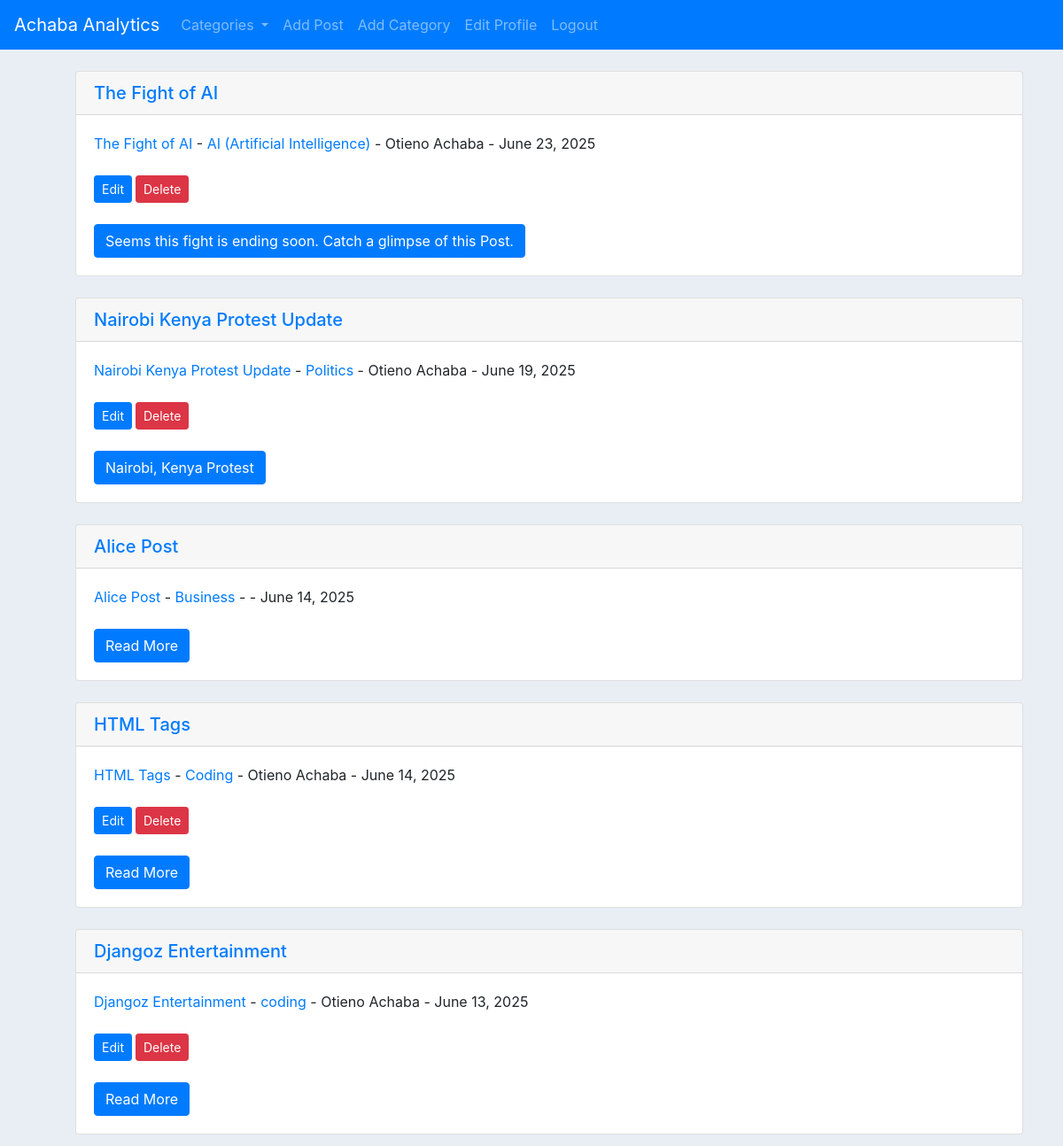
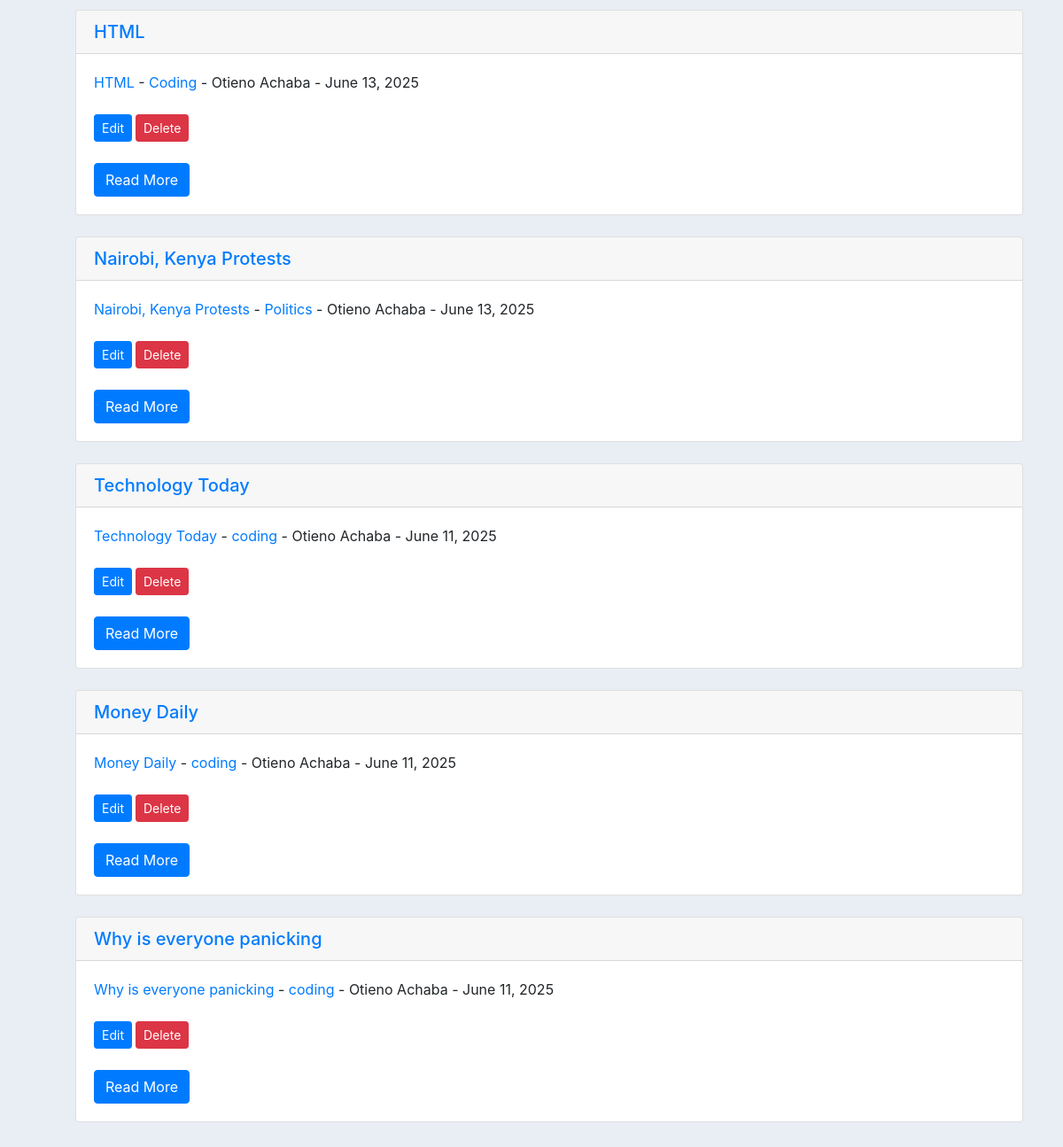
The app's page / (signed in) with its own data (2 pictures, top to bottom).
### blog_website/models.py (models this page shows, shortened)
class Post(models.Model):
    title = models.CharField(max_length=255)
    header_image = models.ImageField(null=True, blank=True, upload_to='images/')
    title_tag = models.CharField(max_length=255)
    author = models.ForeignKey(User, on_delete=models.CASCADE)
    body = RichTextField(blank=True, null=True)
    category = models.CharField(max_length=255, default='coding')
    pub_date = models.DateField(auto_now_add=True)
    snippet = models.CharField(max_length=255, default='')
    likes = models.ManyToManyField(User, related_name='blog_posts')

### blog_website/views.py (the view)
# urls.py: path('', HomeView.as_view(), name='home'),
class HomeView(ListView):
    model = Post
    template_name = 'home.html'
    ordering = ['-pub_date']
    def get_context_data(self, *args, **kwargs):
        cat_menu = Category.objects.all()
        context = super(HomeView, self).get_context_data(*args, **kwargs)
        context['cat_menu'] = cat_menu
        return context

### blog_website/models.py (called while the page is built)
    def __str__(self):
        return self.name

### blog_website/templates/home.html
{%extends 'base.html'%}
{%load static%}
{%block content%}
<br>
<ul>
    {%for post in object_list%}
    <li>
        <div class="card">
            <h5 class="card-header"><a href="{%url 'article-detail' post.pk%}">{{post.title}}</a></h5>
            <div class="card-body">
                <a href="{%url 'article-detail' post.pk%}">{{post.title}}</a>
                - <a href="{% url 'category' post.category%}">{{post.category}}</a>
                - {{post.author.first_name}}
                {{post.author.last_name}} - {{post.pub_date}}
                <small>
                    {% if user.is_authenticated%}
                    {%if user.id == post.author.id%} <br> <br>
                    <a href="{%url 'update' post.pk%}"><button class="btn btn-primary btn-sm" id="edit"> Edit </button></a>
                    <a href="{%url 'delete' post.pk%}"><button class="btn btn-danger btn-sm" id="delete"> Delete </button></a>
                    {%endif%}
                    {%endif%}
                </small><br> <br>
                <a href="{%url 'article-detail' post.pk%}" class="btn btn-primary">{{post.snippet}}</a>
            </div>
        </div> <br>
    </li>
    {%endfor%}
</ul>
{%endblock%}

### blog_website/static/css/styles.css (style rules this page uses)
li { list-style: none; }
body { background-color: rgb(233, 238, 245); }

### records on screen
Post: title "The Fight of AI", category "AI (Artificial Intelligence)", author.first_name "Otieno", author.last_name "Achaba", pub_date "June 23, 2025", shows "Edit", snippet "Seems this fight is ending soon. Catch a glimpse of this Post."
Post: title "Nairobi Kenya Protest Update", category "Politics", author.first_name "Otieno", author.last_name "Achaba", pub_date "June 19, 2025", shows "Edit", snippet "Nairobi, Kenya Protest"
Post: title "Alice Post", category "Business", pub_date "June 14, 2025", snippet "Read More"
Post: title "HTML Tags", category "Coding", author.first_name "Otieno", author.last_name "Achaba", pub_date "June 14, 2025", shows "Edit", snippet "Read More"
Post: title "Djangoz Entertainment", category "coding", author.first_name "Otieno", author.last_name "Achaba", pub_date "June 13, 2025", shows "Edit", snippet "Read More"
Post: title "HTML", category "Coding", author.first_name "Otieno", author.last_name "Achaba", pub_date "June 13, 2025", shows "Edit", snippet "Read More"
Post: title "Nairobi, Kenya Protests", category "Politics", author.first_name "Otieno", author.last_name "Achaba", pub_date "June 13, 2025", shows "Edit", snippet "Read More"
Post: title "Technology Today", category "coding", author.first_name "Otieno", author.last_name "Achaba", pub_date "June 11, 2025", shows "Edit", snippet "Read More"
Post: title "Money Daily", category "coding", author.first_name "Otieno", author.last_name "Achaba", pub_date "June 11, 2025", shows "Edit", snippet "Read More"
Post: title "Why is everyone panicking", category "coding", author.first_name "Otieno", author.last_name "Achaba", pub_date "June 11, 2025", shows "Edit", snippet "Read More"
